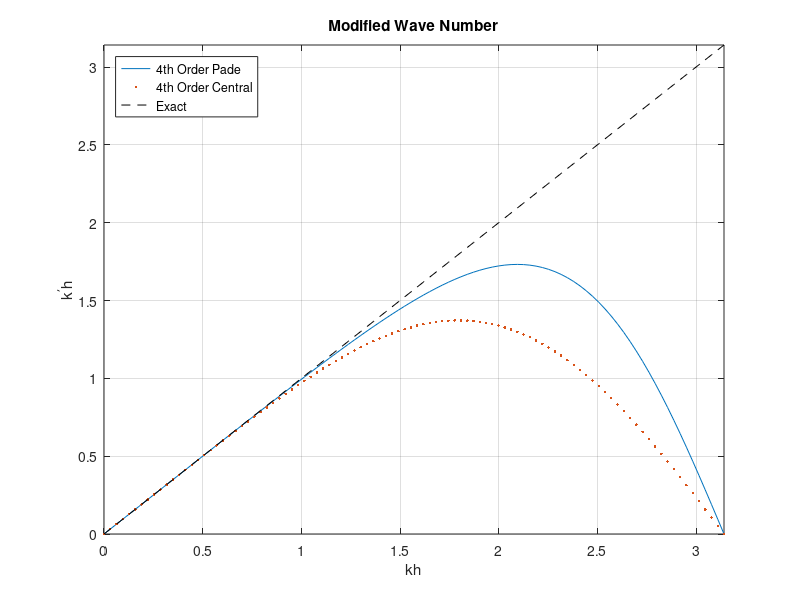

Source code (MATLAB):
kh = linspace(0,pi,100);
h=1;
pade = (3*sin(kh)./(h*(2+cos(kh))));
center = (-sin(2*kh)+8*sin(kh))/(6*h);
plot(kh,pade,kh,center,'.',kh,kh,'k--')
legend('4th Order Pade','4th Order Central', 'Exact','Location','northwest')
grid on
title('Modified Wave Number')
xlabel('kh')
ylabel('k^\primeh')
axis([0 pi 0 pi])